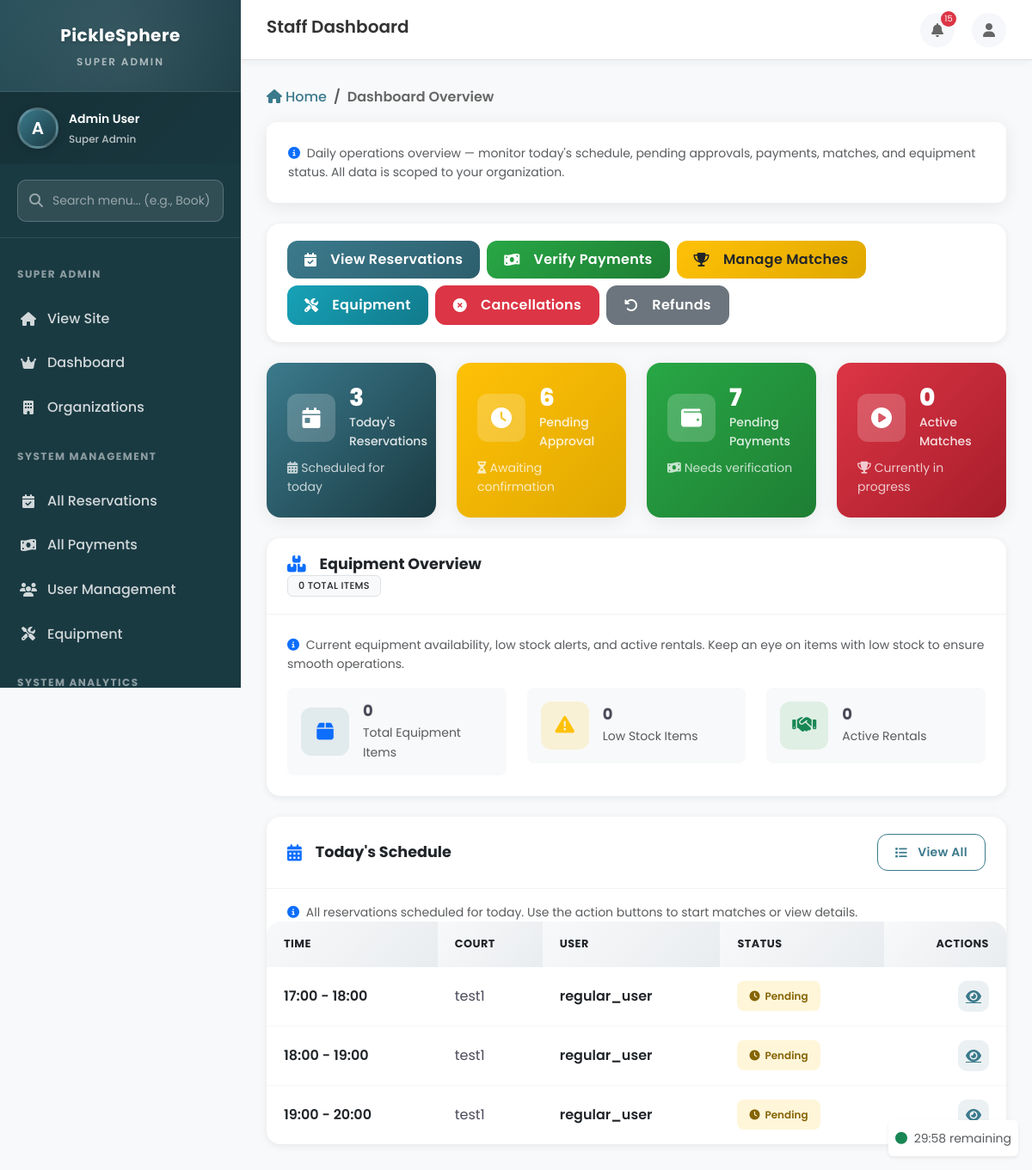
The page /staff/ (signed in) on the database as committed earlier.
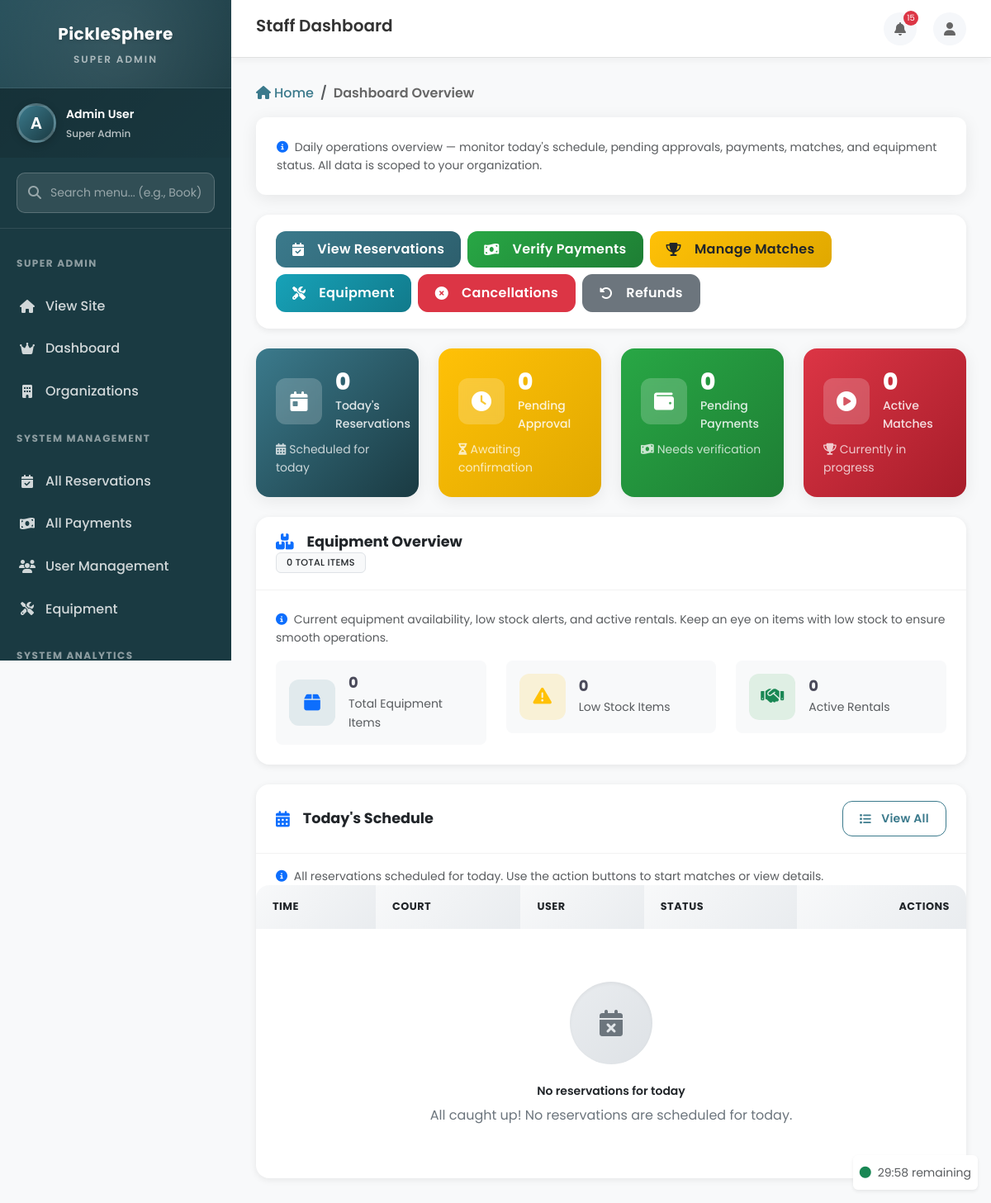
The same page on the database as committed later.
### reservations/models.py (models this page shows, shortened)
class Reservation(models.Model):
    STATUS_CHOICES = (
        ('pending', 'Pending'),
        ('confirmed', 'Confirmed'),
        ('completed', 'Completed'),
        ('cancelled', 'Cancelled'),
        ('rejected', 'Rejected'),
    )
    user = models.ForeignKey(User, on_delete=models.CASCADE, related_name='reservations')
    court = models.ForeignKey(Court, on_delete=models.CASCADE, related_name='reservations')
    date = models.DateField()
    start_time = models.TimeField()
    end_time = models.TimeField()
    duration_hours = models.DecimalField(max_digits=4, decimal_places=1, validators=[MinValueValidator(0.5)])
    hourly_rate = models.DecimalField(max_digits=8, decimal_places=2)
    subtotal = models.DecimalField(max_digits=10, decimal_places=2)
    equipment_fee = models.DecimalField(max_digits=10, decimal_places=2, default=0)
    total_amount = models.DecimalField(max_digits=10, decimal_places=2)
    status = models.CharField(max_length=20, choices=STATUS_CHOICES, default='pending')
    notes = models.TextField(blank=True, null=True)
    match_name = models.CharField(max_length=100, blank=True, null=True)
    match_format = models.CharField(max_length=20, default='singles')
    game_type = models.CharField(max_length=20, default='friendly')
    scoring_format = models.CharField(max_length=20, default='11')
    points_per_game = models.IntegerField(default=11)
    games_to_win = models.IntegerField(default=2)
    win_by_two = models.BooleanField(default=True)
    approved_by = models.ForeignKey(User, on_delete=models.SET_NULL, null=True, blank=True, related_name='approved_reservations')
    approved_at = models.DateTimeField(null=True, blank=True)
    is_rated = models.BooleanField(default=False, help_text='Whether this reservation has been rated by the user')
    created_at = models.DateTimeField(auto_now_add=True)
    updated_at = models.DateTimeField(auto_now=True)
    class Meta:
        db_table = 'reservations'
        ordering = ['-created_at']

### courts/models.py (models this page shows, shortened)
class Court(models.Model):
    STATUS_CHOICES = (
        ('available', 'Available'),
        ('maintenance', 'Under Maintenance'),
        ('reserved', 'Reserved'),
    )
    COURT_TYPE_CHOICES = (
        ('indoor', 'Indoor'),
        ('outdoor', 'Outdoor'),
    )
    name = models.CharField(max_length=100)
    site = models.ForeignKey(Site, on_delete=models.CASCADE, related_name='courts')
    organization = models.ForeignKey(
        'organizations.Organization', on_delete=models.CASCADE,
        related_name='courts', null=True, blank=True
    )
    court_type = models.CharField(max_length=20, choices=COURT_TYPE_CHOICES, default='indoor')
    status = models.CharField(max_length=20, choices=STATUS_CHOICES, default='available')
    hourly_rate = models.DecimalField(max_digits=8, decimal_places=2, default=500.00)
    description = models.TextField(blank=True, null=True)
    amenities = models.JSONField(default=list, blank=True)
    image = models.ImageField(upload_to='courts/', blank=True, null=True)
    is_active = models.BooleanField(default=True)
    created_at = models.DateTimeField(auto_now_add=True)
    updated_at = models.DateTimeField(auto_now=True)
    class Meta:
        db_table = 'courts'
        ordering = ['site', 'name']

### accounts/models.py (models this page shows, shortened)
class User(AbstractUser):
    ROLE_CHOICES = (
        ('super_admin', 'Super Admin'),
        ('org_admin', 'Organization Admin'),
        ('org_staff', 'Organization Staff'),
        ('user', 'User'),
    )
    GENDER_CHOICES = (
        ('M', 'Male'),
        ('F', 'Female'),
        ('O', 'Other'),
        ('P', 'Prefer not to say'),
    )
    role = models.CharField(max_length=20, choices=ROLE_CHOICES, default='user')
    gender = models.CharField(max_length=1, choices=GENDER_CHOICES, blank=True, null=True)
    phone_number = models.CharField(max_length=20, blank=True, null=True)
    profile_picture = models.ImageField(upload_to='profiles/', blank=True, null=True)
    address = models.TextField(blank=True, null=True)
    organization = models.ForeignKey(
        'organizations.Organization', on_delete=models.SET_NULL,
        null=True, blank=True, related_name='members'
    )
    created_at = models.DateTimeField(auto_now_add=True)
    updated_at = models.DateTimeField(auto_now=True)
    class Meta:
        db_table = 'users'
    def is_super_admin(self):
        return self.role == 'super_admin'
    def is_normal_user(self):
        return self.role == 'user'
    def is_staff_user(self):
        return self.role in ['super_admin', 'org_admin', 'org_staff']

### dashboard/views.py (the view)
# urls.py: path('', views.staff_dashboard_view, name='staff_dashboard'),
@login_required
@staff_or_admin_required
def staff_dashboard_view(request):
    today = timezone.now().date()
    org = request.user.organization
    today_reservations_qs = Reservation.objects.filter(
        date=today,
        status__in=['confirmed', 'pending']
    )
    staff_reservations_qs = Reservation.objects.filter(
        status='pending'
    )
    pending_payments_qs = Payment.objects.filter(status='pending')
    if org:
        today_reservations_qs = today_reservations_qs.filter(court__organization=org)
        staff_reservations_qs = staff_reservations_qs.filter(court__organization=org)
        pending_payments_qs = pending_payments_qs.filter(reservation__court__organization=org)
    today_reservations = today_reservations_qs.order_by('start_time')
    pending_reservations = staff_reservations_qs.count()
    pending_payments = pending_payments_qs.count()
    active_matches_qs = Match.objects.filter(status='ongoing')
    if org:
        active_matches_qs = active_matches_qs.filter(reservation__court__organization=org)
    active_matches = active_matches_qs.count()
    equipment_qs = Equipment.objects.filter(is_active=True)
    equipment_rental_qs = EquipmentRental.objects.filter(status__in=['reserved', 'rented'])
    if org:
        equipment_qs = equipment_qs.filter(organization=org)
        equipment_rental_qs = equipment_rental_qs.filter(equipment__organization=org)
    equipment_stats = {
        'total': equipment_qs.count(),
        'low_stock': equipment_qs.filter(quantity_available__lte=2).count(),
        'active_rentals': equipment_rental_qs.count(),
    }
    recent_activities = UserActivity.objects.all().order_by('-created_at')[:10]
    return render(request, 'staff/dashboard.html', {
        'today_reservations': today_reservations,
        'pending_reservations': pending_reservations,
        'pending_payments': pending_payments,
        'active_matches': active_matches,
        'equipment_stats': equipment_stats,
        'recent_activities': recent_activities
    })

### dashboard/context_processors.py (called while the page is built)
def site_contact_info(request):
    contact_info = ContactInfo.objects.first()
    def value(field_name):
        if not contact_info:
            return DEFAULT_CONTACT_INFO[field_name]
        return getattr(contact_info, field_name) or DEFAULT_CONTACT_INFO[field_name]
    return {
        'site_contact_info': {
            'phone': value('phone'),
            'email': value('email'),
            'address': value('address'),
            'city_country': value('city_country'),
        }
    }

### notifications/context_processors.py (called while the page is built)
def notification_count(request):
    if request.user.is_authenticated:
        unread_count = Notification.objects.filter(
            user=request.user,
            is_read=False
        ).count()
        recent_notifications = Notification.objects.filter(
            user=request.user
        ).order_by('-created_at')[:5]
        return {
            'unread_notification_count': unread_count,
            'recent_notifications': recent_notifications
        }
    return {
        'unread_notification_count': 0,
        'recent_notifications': []
    }

### templates/staff/dashboard.html (shortened to what the changed rows need)
{% extends 'base/dashboard_base.html' %}
{% load static %}
{% block page_title %}Staff Dashboard{% endblock %}
{% block extra_css %}
<link rel="stylesheet" href="{% static 'css/staff.css' %}">
{% endblock %}
{% block content %}
<div class="row g-4 mb-4">
    <div class="col-md-3 animate-fadeInUp" style="animation-delay: 0.1s;">
        <div class="card stat-card-gradient bg-gradient-primary h-100">
            <div class="card-body">
                <div class="d-flex align-items-center">
                    <div class="ms-3">
                        <h3 class="stat-value">{{ today_reservations|length }}</h3>
                        <p class="stat-label">Today's Reservations</p>
                    </div>
                </div>
            </div>
        </div>
    </div>
    <div class="col-md-3 animate-fadeInUp" style="animation-delay: 0.2s;">
        <div class="card stat-card-gradient bg-gradient-warning h-100">
            <div class="card-body">
                <div class="d-flex align-items-center">
                    <div class="ms-3">
                        <h3 class="stat-value">{{ pending_reservations }}</h3>
                        <p class="stat-label">Pending Approval</p>
                    </div>
                </div>
            </div>
        </div>
    </div>
    <div class="col-md-3 animate-fadeInUp" style="animation-delay: 0.3s;">
        <div class="card stat-card-gradient bg-gradient-success h-100">
            <div class="card-body">
                <div class="d-flex align-items-center">
                    <div class="ms-3">
                        <h3 class="stat-value">{{ pending_payments }}</h3>
                        <p class="stat-label">Pending Payments</p>
                    </div>
                </div>
            </div>
        </div>
    </div>
</div>
<div class="row g-4">
    <div class="col-12 animate-fadeInUp" style="animation-delay: 0.6s;">
        <div class="staff-card h-100">
            <div class="staff-card-body p-0">
                <div class="table-responsive">
                    <table class="staff-table">
                        <thead>
                            <tr>
                                <th>Time</th>
                                <th>Court</th>
                                <th>User</th>
                                <th>Status</th>
                                <th class="text-end">Actions</th>
                            </tr>
                        </thead>
                        <tbody>
                            {% for reservation in today_reservations %}
                            <tr>
                                <td data-label="Time">
                                    <span class="table-cell-main">{{ reservation.start_time|time:"H:i" }} - {{ reservation.end_time|time:"H:i" }}</span>
                                </td>
                                <td data-label="Court">{{ reservation.court.name }}</td>
                                <td data-label="User">
                                    <span class="table-cell-main">{{ reservation.user.username }}</span>
                                </td>
                                <td data-label="Status">
                                    <span class="badge-staff {% if reservation.status == 'confirmed' %}badge-status-confirmed{% elif reservation.status == 'pending' %}badge-status-pending{% elif reservation.status == 'completed' %}badge-status-completed{% elif reservation.status == 'cancelled' %}badge-status-cancelled{% else %}badge-status-completed{% endif %}">
                                        <i class="fas fa-{% if reservation.status == 'confirmed' %}check{% elif reservation.status == 'pending' %}clock{% elif reservation.status == 'completed' %}check-double{% elif reservation.status == 'cancelled' %}times{% else %}question{% endif %}"></i>
                                        {{ reservation.get_status_display }}
                                    </span>
                                </td>
                                <td data-label="Actions" class="text-end">
                                    <div class="action-buttons justify-content-end">
                                        <a href="{% url 'reservation_detail' reservation.id %}" class="btn-action btn-action-view" title="View Details">
                                            <i class="fas fa-eye"></i>
                                        </a>
                                    </div>
                                </td>
                            </tr>
                            {% empty %}
                            <tr>
                                <td colspan="5">
                                    <div class="empty-state">
                                        <div class="empty-state-icon">
                                            <i class="fas fa-calendar-times"></i>
                                        </div>
                                        <h6 class="empty-state-title">No reservations for today</h6>
                                        <p class="empty-state-text">All caught up! No reservations are scheduled for today.</p>
                                    </div>
                                </td>
                            </tr>
                            {% endfor %}
                        </tbody>
                    </table>
                </div>
            </div>
        </div>
    </div>
</div>
{% endblock %}

Rows that differ between the two databases and show on the page:
removed Reservation: start_time "17:00", end_time "18:00", court.name "test1", user.username "regular_user", status "Pending"
removed Reservation: start_time "18:00", end_time "19:00", court.name "test1", user.username "regular_user", status "Pending"
removed Reservation: start_time "19:00", end_time "20:00", court.name "test1", user.username "regular_user", status "Pending"
Other text that changed with them:
{{ today_reservations|length }}: "3" → "0"
{{ pending_reservations }}: "6" → "0"
{{ pending_payments }}: "7" → "0"
text now shown: "No reservations for today All caught up! No reservations are scheduled for today."
